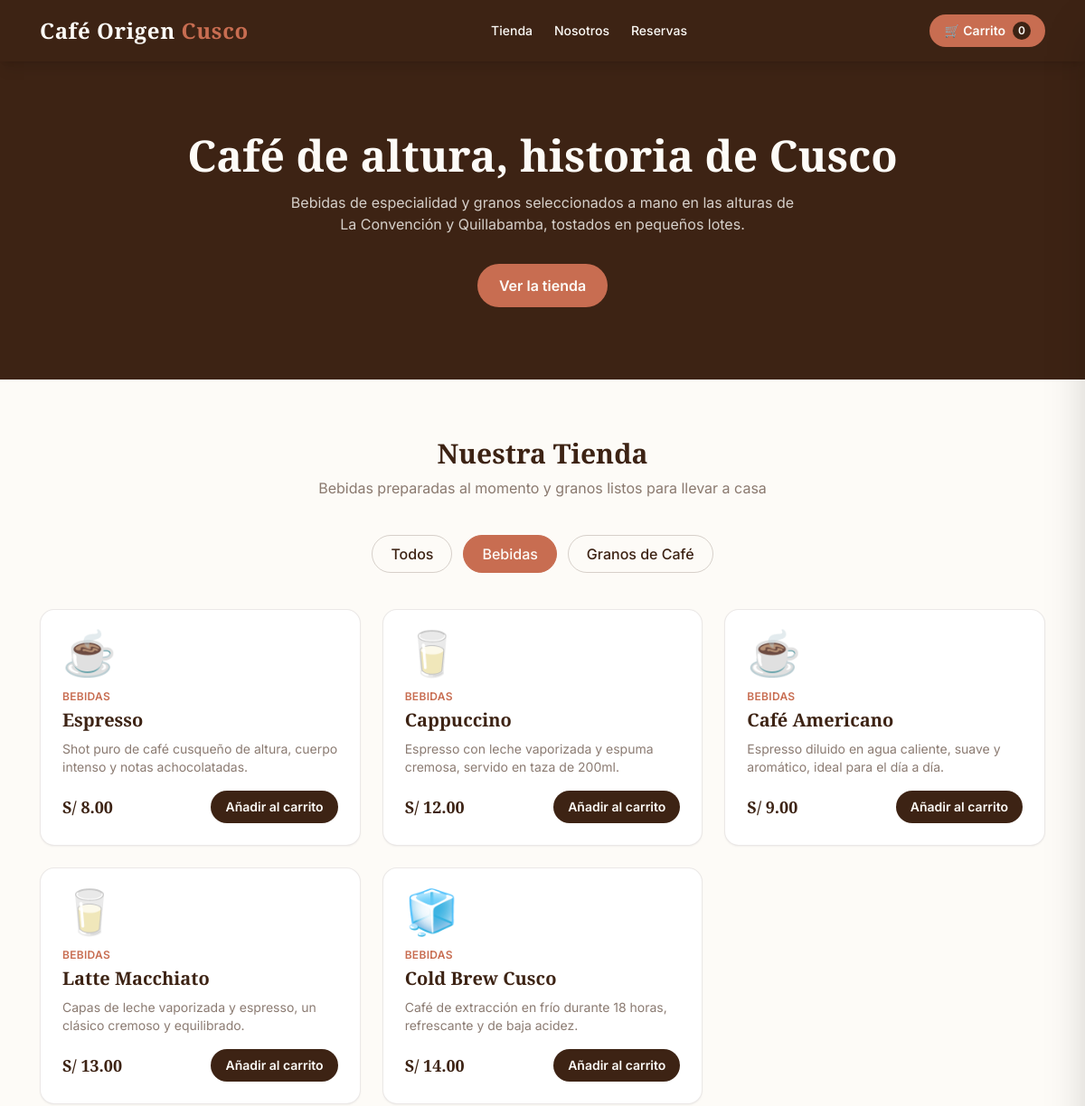
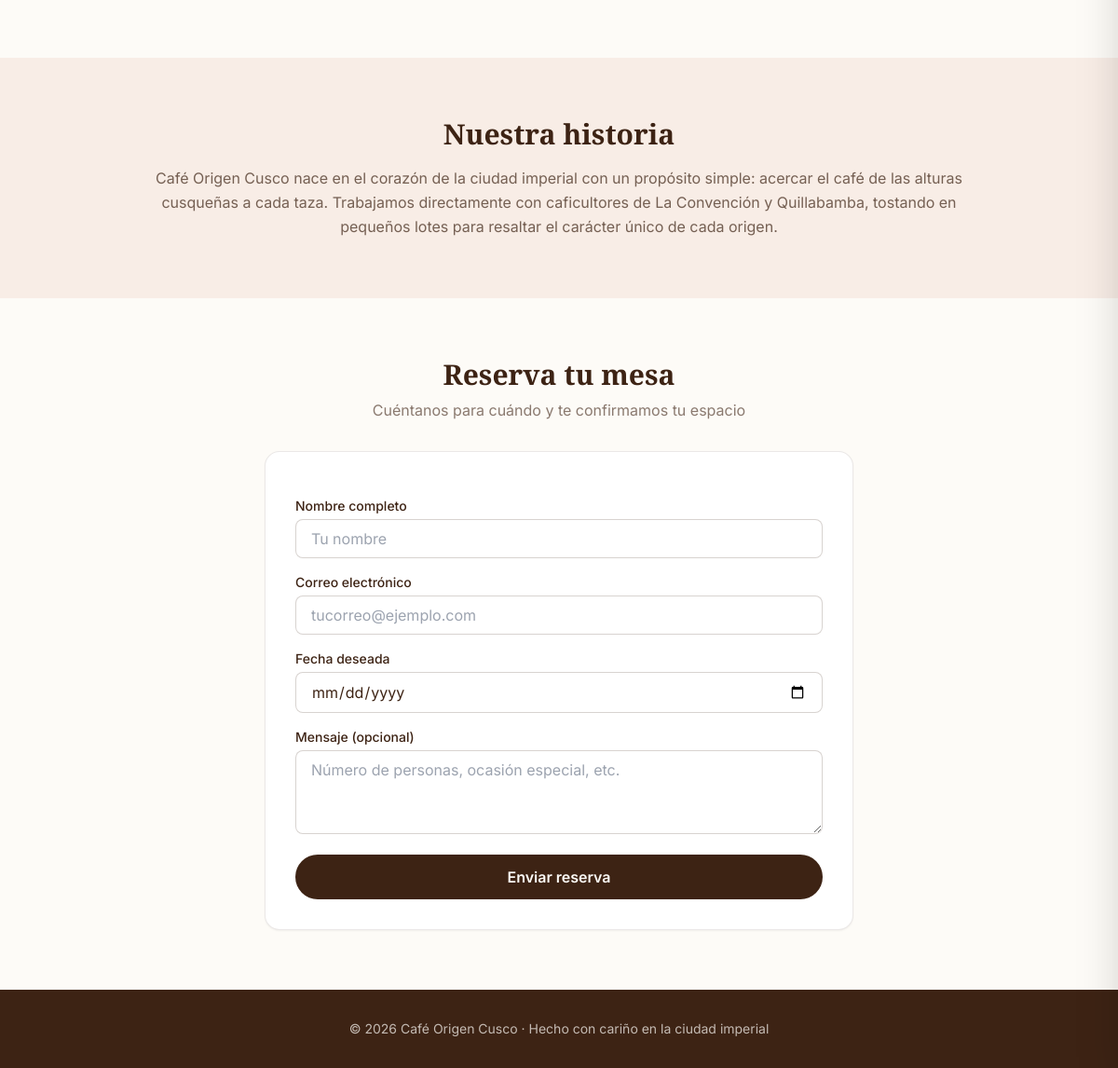
Screenshot of /index.php?categoria=1 with the database file from the repository (2 pictures, top to bottom).
### tables this page shows
CREATE TABLE categorias (
    id INT AUTO_INCREMENT PRIMARY KEY,
    nombre VARCHAR(60) NOT NULL,
    slug VARCHAR(60) NOT NULL UNIQUE,
    creado_en TIMESTAMP DEFAULT CURRENT_TIMESTAMP
);

CREATE TABLE productos (
    id INT AUTO_INCREMENT PRIMARY KEY,
    categoria_id INT NOT NULL,
    nombre VARCHAR(120) NOT NULL,
    descripcion VARCHAR(255) NOT NULL,
    precio DECIMAL(8,2) NOT NULL,
    imagen_emoji VARCHAR(10) DEFAULT NULL,
    disponible TINYINT(1) NOT NULL DEFAULT 1,
    creado_en TIMESTAMP DEFAULT CURRENT_TIMESTAMP,
    CONSTRAINT fk_producto_categoria
        FOREIGN KEY (categoria_id) REFERENCES categorias(id)
        ON DELETE CASCADE
);

### index.php (the view, shortened to what this page needs)
<?php
require_once __DIR__ . '/config/database.php';
$categorias = [];
$resCat = $conn->query("SELECT id, nombre, slug FROM categorias ORDER BY id ASC");
while ($row = $resCat->fetch_assoc()) {
    $categorias[] = $row;
}
$categoria_filtro = isset($_GET['categoria']) ? (int) $_GET['categoria'] : 0;
if ($categoria_filtro > 0) {
    $stmt = $conn->prepare(
        "SELECT p.id, p.nombre, p.descripcion, p.precio, p.imagen_emoji, c.nombre AS categoria_nombre, c.id AS categoria_id
         FROM productos p JOIN categorias c ON p.categoria_id = c.id
         WHERE p.disponible = 1 AND p.categoria_id = ?
         ORDER BY p.id ASC"
    );
    $stmt->bind_param("i", $categoria_filtro);
    $stmt->execute();
    $resProd = $stmt->get_result();
}
$productos = [];
while ($row = $resProd->fetch_assoc()) {
    $productos[] = $row;
}
?>
<!DOCTYPE html>
<html lang="es">
<head>
<script src="https://cdn.tailwindcss.com"></script>
</head>
<body class="text-cafe">
<header class="bg-cafe text-crema sticky top-0 z-40 shadow-lg">
  <div class="max-w-6xl mx-auto flex items-center justify-between px-5 py-4">
    <span class="font-display text-2xl font-bold tracking-wide">Café Origen <span class="text-terracota">Cusco</span></span>
    <nav class="hidden md:flex gap-6 text-sm font-medium">
      <a href="#tienda" class="hover:text-terracota transition">Tienda</a>
      <a href="#nosotros" class="hover:text-terracota transition">Nosotros</a>
      <a href="#reserva" class="hover:text-terracota transition">Reservas</a>
    </nav>
    <button onclick="toggleCarrito()" class="relative bg-terracota hover:bg-opacity-90 transition px-4 py-2 rounded-full text-sm font-semibold flex items-center gap-2">
      🛒 Carrito
      <span id="carrito-contador" class="bg-cafe text-crema text-xs rounded-full w-5 h-5 flex items-center justify-center">0</span>
    </button>
  </div>
</header>
<section class="bg-cafe text-crema py-20 px-5 text-center">
  <h1 class="font-display text-4xl md:text-5xl font-bold mb-4">Café de altura, historia de Cusco</h1>
  <p class="max-w-xl mx-auto text-crema/80 mb-8">Bebidas de especialidad y granos seleccionados a mano en las alturas de La Convención y Quillabamba, tostados en pequeños lotes.</p>
  <a href="#tienda" class="bg-terracota px-6 py-3 rounded-full font-semibold hover:bg-opacity-90 transition inline-block">Ver la tienda</a>
</section>
<section id="tienda" class="max-w-6xl mx-auto px-5 py-16">
  <h2 class="font-display text-3xl font-bold text-center mb-2">Nuestra Tienda</h2>
  <p class="text-center text-cafe/60 mb-10">Bebidas preparadas al momento y granos listos para llevar a casa</p>
  <div class="flex flex-wrap justify-center gap-3 mb-10">
    <a href="index.php" class="px-5 py-2 rounded-full border font-medium transition <?= $categoria_filtro === 0 ? 'bg-terracota text-crema border-terracota' : 'border-cafe/20 text-cafe hover:border-terracota' ?>">
      Todos
    </a>
    <?php foreach ($categorias as $cat): ?>
      <a href="index.php?categoria=<?= (int) $cat['id'] ?>#tienda"
         class="px-5 py-2 rounded-full border font-medium transition <?= $categoria_filtro === (int) $cat['id'] ? 'bg-terracota text-crema border-terracota' : 'border-cafe/20 text-cafe hover:border-terracota' ?>">
        <?= htmlspecialchars($cat['nombre']) ?>
      </a>
    <?php endforeach; ?>
  </div>
  <div class="grid sm:grid-cols-2 lg:grid-cols-3 gap-6">
    <?php foreach ($productos as $p): ?>
      <div class="bg-white border border-cafe/10 rounded-2xl p-6 shadow-sm hover:shadow-xl transition flex flex-col">
        <div class="text-5xl mb-4"><?= htmlspecialchars($p['imagen_emoji']) ?></div>
        <span class="text-xs uppercase tracking-wide text-terracota font-semibold mb-1"><?= htmlspecialchars($p['categoria_nombre']) ?></span>
        <h3 class="font-display text-xl font-bold mb-2"><?= htmlspecialchars($p['nombre']) ?></h3>
        <p class="text-sm text-cafe/60 mb-4 flex-1"><?= htmlspecialchars($p['descripcion']) ?></p>
        <div class="flex items-center justify-between mt-auto">
          <span class="font-display text-lg font-bold">S/ <?= number_format((float) $p['precio'], 2) ?></span>
          <button
            onclick="agregarAlCarrito(<?= (int) $p['id'] ?>, '<?= htmlspecialchars(addslashes($p['nombre'])) ?>', <?= (float) $p['precio'] ?>)"
            class="bg-cafe text-crema text-sm font-semibold px-4 py-2 rounded-full hover:bg-terracota transition">
            Añadir al carrito
          </button>
        </div>
      </div>
    <?php endforeach; ?>
  </div>
</section>
<section id="nosotros" class="bg-terracota/10 py-16 px-5">
  <div class="max-w-4xl mx-auto text-center">
    <h2 class="font-display text-3xl font-bold mb-4">Nuestra historia</h2>
    <p class="text-cafe/70 leading-relaxed">Café Origen Cusco nace en el corazón de la ciudad imperial con un propósito simple: acercar el café de las alturas cusqueñas a cada taza. Trabajamos directamente con caficultores de La Convención y Quillabamba, tostando en pequeños lotes para resaltar el carácter único de cada origen.</p>
  </div>
</section>
<section id="reserva" class="max-w-2xl mx-auto px-5 py-16">
  <h2 class="font-display text-3xl font-bold text-center mb-2">Reserva tu mesa</h2>
  <p class="text-center text-cafe/60 mb-8">Cuéntanos para cuándo y te confirmamos tu espacio</p>
  <form method="POST" action="index.php#reserva" id="form-reserva" class="bg-white border border-cafe/10 rounded-2xl p-8 shadow-sm space-y-4">
    <div>
      <label class="block text-sm font-medium mb-1">Nombre completo</label>
      <input type="text" name="nombre" required class="w-full border border-cafe/20 rounded-lg px-4 py-2 focus:outline-none focus:border-terracota" placeholder="Tu nombre">
    </div>
    <div>
      <label class="block text-sm font-medium mb-1">Correo electrónico</label>
      <input type="email" name="email" required class="w-full border border-cafe/20 rounded-lg px-4 py-2 focus:outline-none focus:border-terracota" placeholder="tucorreo@ejemplo.com">
    </div>
    <div>
      <label class="block text-sm font-medium mb-1">Fecha deseada</label>
      <input type="date" name="fecha" class="w-full border border-cafe/20 rounded-lg px-4 py-2 focus:outline-none focus:border-terracota">
    </div>
    <div>
      <label class="block text-sm font-medium mb-1">Mensaje (opcional)</label>
      <textarea name="mensaje" rows="3" class="w-full border border-cafe/20 rounded-lg px-4 py-2 focus:outline-none focus:border-terracota" placeholder="Número de personas, ocasión especial, etc."></textarea>
    </div>
    <button type="submit" class="w-full bg-cafe text-crema font-semibold py-3 rounded-full hover:bg-terracota transition">Enviar reserva</button>
  </form>
</section>
<footer class="bg-cafe text-crema/70 text-center py-8 px-5 text-sm">
  <p>© <?= date('Y') ?> Café Origen Cusco · Hecho con cariño en la ciudad imperial</p>
</footer>
</body>
</html>

### index.php (style rules this page uses)
body { font-family: 'Inter', sans-serif; background-color: #fdfbf7; }
h1, h2, h3, .font-display { font-family: 'Playfair Display', serif; }

### rows the page displays
categorias: nombre "Bebidas"
categorias: nombre "Granos de Café"
productos: imagen_emoji "☕", categoria.nombre "BEBIDAS", nombre "Espresso", descripcion "Shot puro de café cusqueño de altura, cuerpo intenso y notas achocolatadas.", precio "8.00"
productos: imagen_emoji "🥛", categoria.nombre "BEBIDAS", nombre "Cappuccino", descripcion "Espresso con leche vaporizada y espuma cremosa, servido en taza de 200ml.", precio "12.00"
productos: imagen_emoji "☕", categoria.nombre "BEBIDAS", nombre "Café Americano", descripcion "Espresso diluido en agua caliente, suave y aromático, ideal para el día a día.", precio "9.00"
productos: imagen_emoji "🥛", categoria.nombre "BEBIDAS", nombre "Latte Macchiato", descripcion "Capas de leche vaporizada y espresso, un clásico cremoso y equilibrado.", precio "13.00"
productos: imagen_emoji "🧊", categoria.nombre "BEBIDAS", nombre "Cold Brew Cusco", descripcion "Café de extracción en frío durante 18 horas, refrescante y de baja acidez.", precio "14.00"
